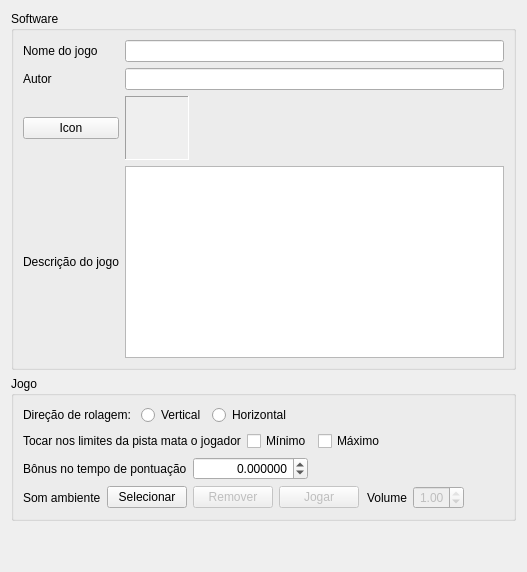
      <widget class="QWidget" name="tabGame">
       <property name="enabled">
        <bool>true</bool>
       </property>
       <property name="toolTip">
        <string/>
       </property>
       <property name="statusTip">
        <string>Define game properties</string>
       </property>
       <attribute name="title">
        <string>Jogo</string>
       </attribute>
       <layout class="QVBoxLayout" name="verticalLayout_10">
        <item>
         <widget class="QGroupBox" name="groupBox_Software">
          <property name="title">
           <string>Software</string>
          </property>
          <layout class="QGridLayout" name="gridLayout_17">
           <item row="1" column="0">
            <widget class="QLabel" name="label_Author">
             <property name="text">
              <string>Autor</string>
             </property>
            </widget>
           </item>
           <item row="2" column="0">
            <widget class="QPushButton" name="pushButton_IconSelect">
             <property name="text">
              <string>Icon</string>
             </property>
            </widget>
           </item>
           <item row="0" column="1">
            <widget class="QLineEdit" name="lineEdit_GameName"/>
           </item>
           <item row="0" column="0">
            <widget class="QLabel" name="label_GameName">
             <property name="text">
              <string>Nome do jogo</string>
             </property>
            </widget>
           </item>
           <item row="3" column="0">
            <widget class="QLabel" name="label_GameDescription">
             <property name="text">
              <string>Descrição do jogo</string>
             </property>
            </widget>
           </item>
           <item row="1" column="1">
            <widget class="QLineEdit" name="lineEdit_Author"/>
           </item>
           <item row="2" column="1">
            <layout class="QHBoxLayout" name="horizontalLayout">
             <item>
              <widget class="QLabel" name="label_GameIcon">
               <property name="minimumSize">
                <size>
                 <width>64</width>
                 <height>64</height>
                </size>
               </property>
               <property name="baseSize">
                <size>
                 <width>64</width>
                 <height>64</height>
                </size>
               </property>
               <property name="autoFillBackground">
                <bool>true</bool>
               </property>
               <property name="frameShape">
                <enum>QFrame::Panel</enum>
               </property>
               <property name="frameShadow">
                <enum>QFrame::Sunken</enum>
               </property>
               <property name="text">
                <string/>
               </property>
               <property name="scaledContents">
                <bool>true</bool>
               </property>
              </widget>
             </item>
             <item>
              <spacer name="horizontalSpacer_12">
               <property name="orientation">
                <enum>Qt::Horizontal</enum>
               </property>
               <property name="sizeHint" stdset="0">
                <size>
                 <width>40</width>
                 <height>20</height>
                </size>
               </property>
              </spacer>
             </item>
            </layout>
           </item>
           <item row="3" column="1">
            <widget class="QPlainTextEdit" name="plainTextEdit_GameDescription"/>
           </item>
          </layout>
         </widget>
        </item>
        <item>
         <widget class="QGroupBox" name="groupBox_Game">
          <property name="title">
           <string>Jogo</string>
          </property>
          <layout class="QVBoxLayout" name="verticalLayout_2">
           <item>
            <layout class="QHBoxLayout" name="horizontalLayout_7">
             <item>
              <widget class="QLabel" name="label_ScrollDirection">
               <property name="text">
                <string>Direção de rolagem: </string>
               </property>
              </widget>
             </item>
             <item>
              <widget class="QRadioButton" name="radioButton_VertialScrolling">
               <property name="text">
                <string>Vertical</string>
               </property>
              </widget>
             </item>
             <item>
              <widget class="QRadioButton" name="radioButton_HorizontalScrolling">
               <property name="text">
                <string>Horizontal</string>
               </property>
              </widget>
             </item>
             <item>
              <spacer name="horizontalSpacer_5">
               <property name="orientation">
                <enum>Qt::Horizontal</enum>
               </property>
               <property name="sizeHint" stdset="0">
                <size>
                 <width>40</width>
                 <height>20</height>
                </size>
               </property>
              </spacer>
             </item>
            </layout>
           </item>
           <item>
            <layout class="QHBoxLayout" name="horizontalLayout_8">
             <item>
              <widget class="QLabel" name="label_TrackKills">
               <property name="text">
                <string>Tocar nos limites da pista mata o jogador</string>
               </property>
              </widget>
             </item>
             <item>
              <widget class="QCheckBox" name="checkBox_TrackMinimumKills">
               <property name="text">
                <string>Mínimo</string>
               </property>
              </widget>
             </item>
             <item>
              <widget class="QCheckBox" name="checkBox_TrackMaximumKills">
               <property name="text">
                <string>Máximo</string>
               </property>
              </widget>
             </item>
             <item>
              <spacer name="horizontalSpacer">
               <property name="orientation">
                <enum>Qt::Horizontal</enum>
               </property>
               <property name="sizeHint" stdset="0">
                <size>
                 <width>40</width>
                 <height>20</height>
                </size>
               </property>
              </spacer>
             </item>
            </layout>
           </item>
           <item>
            <layout class="QHBoxLayout" name="horizontalLayout_15">
             <item>
              <widget class="QLabel" name="label_ScoreTimeBonus">
               <property name="text">
                <string>Bônus no tempo de pontuação</string>
               </property>
              </widget>
             </item>
             <item>
              <widget class="QDoubleSpinBox" name="doubleSpinBox_ScoreTimeBonus">
               <property name="sizePolicy">
                <sizepolicy hsizetype="Maximum" vsizetype="Fixed">
                 <horstretch>0</horstretch>
                 <verstretch>0</verstretch>
                </sizepolicy>
               </property>
               <property name="minimumSize">
                <size>
                 <width>60</width>
                 <height>0</height>
                </size>
               </property>
               <property name="alignment">
                <set>Qt::AlignRight|Qt::AlignTrailing|Qt::AlignVCenter</set>
               </property>
               <property name="decimals">
                <number>6</number>
               </property>
               <property name="minimum">
                <double>-999999.999998999992386</double>
               </property>
               <property name="maximum">
                <double>999999.999998999992386</double>
               </property>
              </widget>
             </item>
             <item>
              <spacer name="horizontalSpacer_8">
               <property name="orientation">
                <enum>Qt::Horizontal</enum>
               </property>
               <property name="sizeHint" stdset="0">
                <size>
                 <width>40</width>
                 <height>20</height>
                </size>
               </property>
              </spacer>
             </item>
            </layout>
           </item>
           <item>
            <layout class="QHBoxLayout" name="horizontalLayout_17">
             <item>
              <widget class="QLabel" name="label_AmbienceSound">
               <property name="text">
                <string>Som ambiente</string>
               </property>
              </widget>
             </item>
             <item>
              <widget class="QPushButton" name="pushButton_AmbienceSoundSelect">
               <property name="text">
                <string>Selecionar</string>
               </property>
              </widget>
             </item>
             <item>
              <widget class="QPushButton" name="pushButton_AmbienceSoundRemove">
               <property name="enabled">
                <bool>false</bool>
               </property>
               <property name="text">
                <string>Remover</string>
               </property>
              </widget>
             </item>
             <item>
              <widget class="QPushButton" name="pushButton_AmbienceSoundPlay">
               <property name="enabled">
                <bool>false</bool>
               </property>
               <property name="text">
                <string>Jogar</string>
               </property>
              </widget>
             </item>
             <item>
              <widget class="QLabel" name="label_AmbienceSoundVolume">
               <property name="text">
                <string>Volume</string>
               </property>
               <property name="indent">
                <number>2</number>
               </property>
              </widget>
             </item>
             <item>
              <widget class="QDoubleSpinBox" name="doubleSpinBox_AmbienceSoundVolume">
               <property name="enabled">
                <bool>false</bool>
               </property>
               <property name="alignment">
                <set>Qt::AlignRight|Qt::AlignTrailing|Qt::AlignVCenter</set>
               </property>
               <property name="maximum">
                <double>1.000000000000000</double>
               </property>
               <property name="singleStep">
                <double>0.100000000000000</double>
               </property>
               <property name="value">
                <double>1.000000000000000</double>
               </property>
              </widget>
             </item>
             <item>
              <spacer name="horizontalSpacer_4">
               <property name="orientation">
                <enum>Qt::Horizontal</enum>
               </property>
               <property name="sizeHint" stdset="0">
                <size>
                 <width>40</width>
                 <height>20</height>
                </size>
               </property>
              </spacer>
             </item>
            </layout>
           </item>
          </layout>
         </widget>
        </item>
        <item>
         <spacer name="verticalSpacer">
          <property name="orientation">
           <enum>Qt::Vertical</enum>
          </property>
          <property name="sizeHint" stdset="0">
           <size>
            <width>20</width>
            <height>40</height>
           </size>
          </property>
         </spacer>
        </item>
       </layout>
      </widget>
